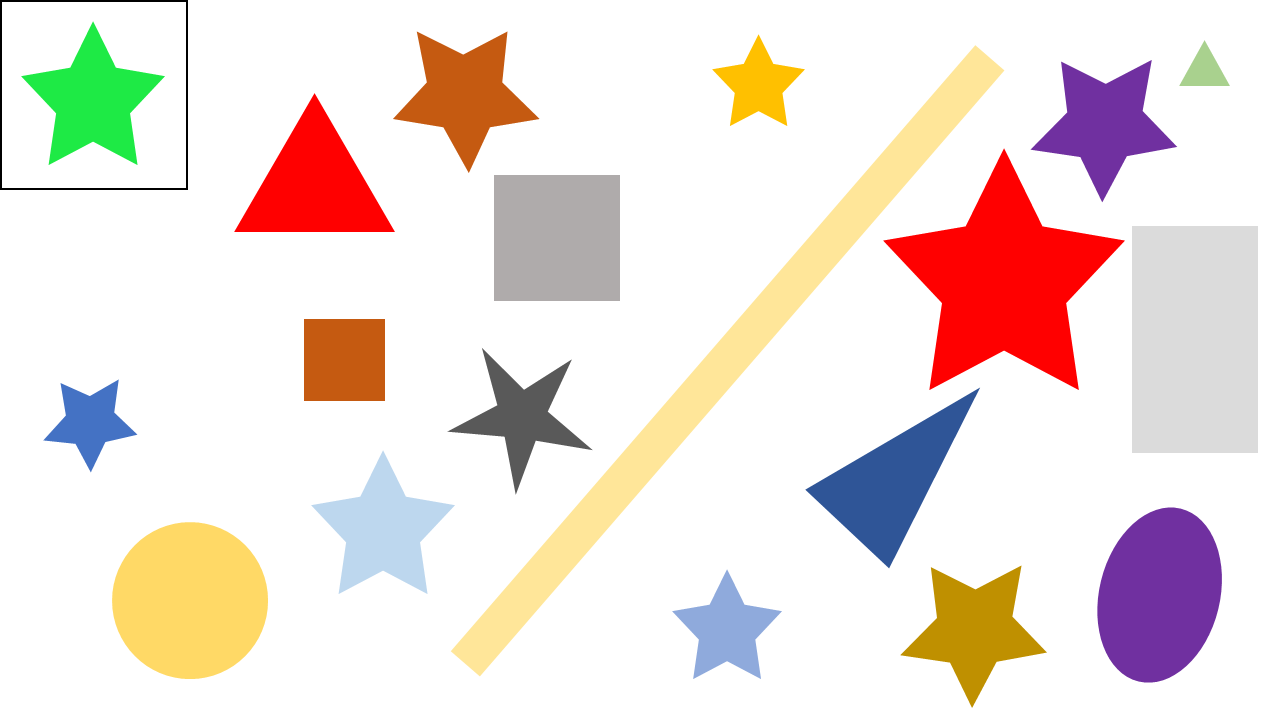
#> input picture Lab8/task.png, 1280 x 720 px, found by its file name
$ python task81.py
#> lines starting #> are read from the running program, lines starting #| are printed output that depends on the picture; after the words box and inside, x2 and y2 are one past the last pixel; in counts of white or black regions, pixels touching at a corner belong together
import cv2
from numpy import copy

img = cv2.imread('Lab8\\task.png')
#> img is the input picture: shape (720, 1280, 3); mean B, G, R 220, 225.3, 238.4
gray = cv2.cvtColor(img, cv2.COLOR_BGR2GRAY)
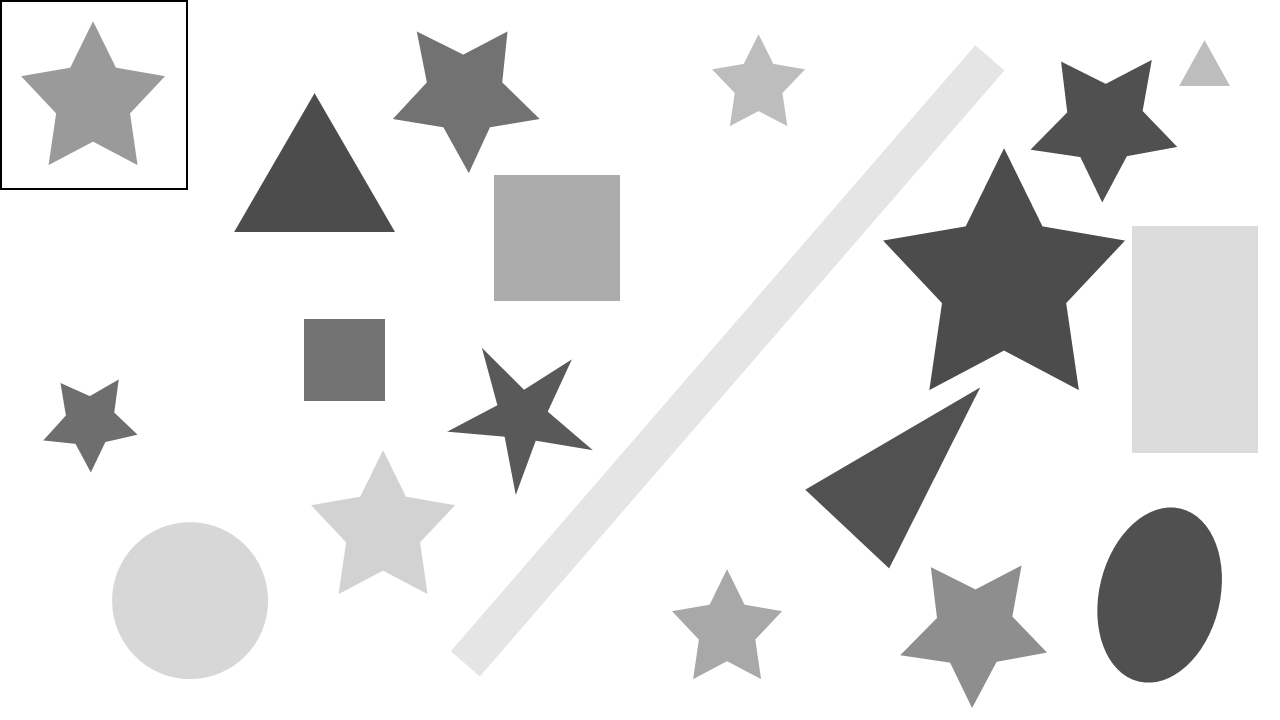
#> gray: shape (720, 1280); min 0, max 255, mean 228.6
gran = copy(gray)
for i in range(0, gray.shape[0]):
    for y in range(0, gray.shape[1]):
        if gray[i,y] < 255:
            gran[i,y] = 0
            gray[i,y] = 200
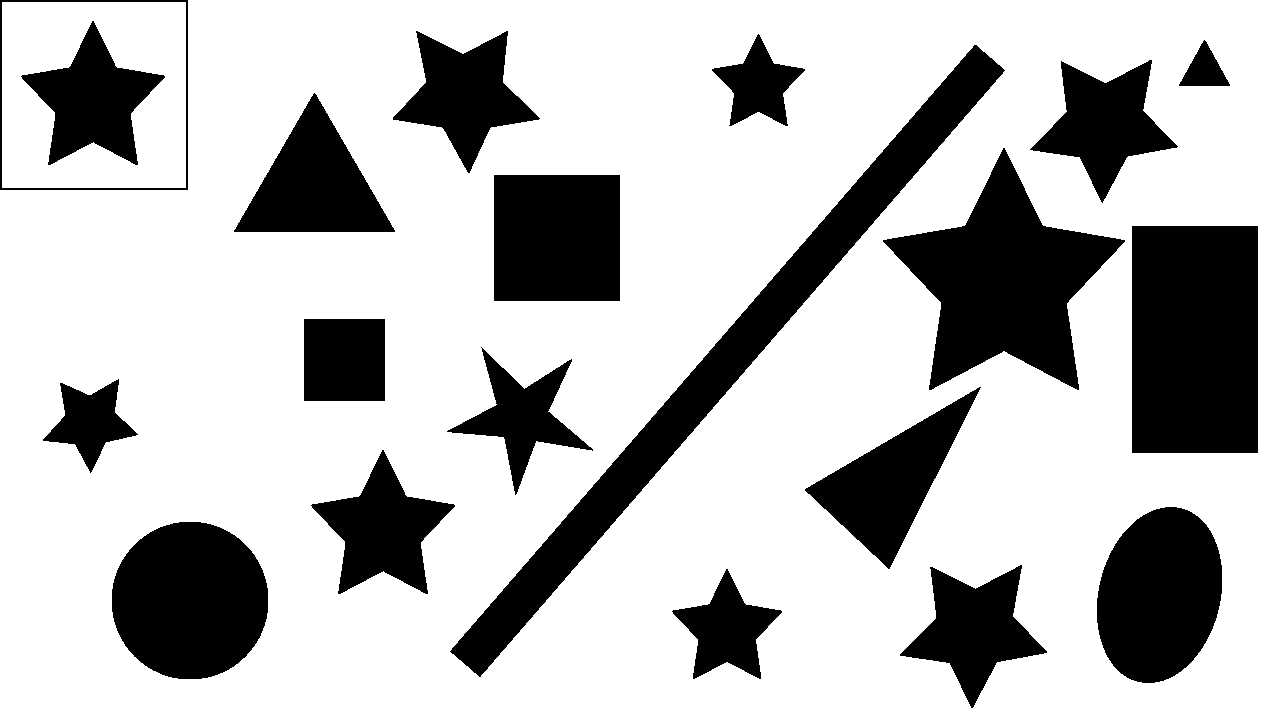
#> gran: shape (720, 1280); 74.2% white; 20 black regions, largest, box (x1, y1, x2, y2) and area: (450, 45, 1005, 677) 31848, (1132, 226, 1258, 453) 28602, (883, 148, 1125, 390) 26119

gray=cv2.cvtColor(gray, cv2.COLOR_GRAY2BGR)
#> gray: shape (720, 1280, 3); values 200 (black) and 255 (white), 74.2% white; 20 black regions
cntrs,h = cv2.findContours(gran, cv2.RETR_CCOMP, cv2.CHAIN_APPROX_SIMPLE)
#> cntrs = 22 contours, 1 with area under 20; largest, box (x1, y1, x2, y2) and area: (0, 0, 1280, 720) 883882, (2, 2, 186, 188) 33855, (449, 44, 1006, 678) 32485, (1131, 225, 1259, 454) 28954, (882, 147, 1126, 391) 26503; h = 22 rows, first 6: [2, -1, 1, -1], [-1, -1, -1, 0], [-1, 0, 3, -1], [4, -1, -1, 2], [5, 3, -1, 2], [6, 4, -1, 2]
main=h[0][0][2]
#> main = 1
draft=cv2.moments(cntrs[main])
#> draft = moments, m00 9590, centre m10/m00, m01/m00 = (92.57, 100.2)

for i in cntrs:
    moment = cv2.moments(i)
    moment_hu=cv2.HuMoments(moment)
    if (draft['m00']>=0.99*moment['m00'] and draft['m00']<=1.01*moment['m00']) and not\
        (draft['nu20']>=0.99*moment['nu20'] and draft['nu20']<=1.01*moment['nu20']):
        cv2.drawContours(gray, [i], -1, (125, 0, 255), thickness=2)
#> this loop made 22 passes
#> (i, moment_hu) on passes 1, 12: ([[2, 2], [2, 187], [185, 187], [185, 2]], [0.167, 3.28e-06, 0, 0, 0, 0, 0]), ([[480, 347], [481, 346], [482, 347], [481, 348]], [0.167, 0, 2.75e-17, 4.08e-17, -5.2e-34, 0, -1.26e-33])
#> moment_hu on pass 19: [1.66, 2.73, 4.59e-07, 4.43e-07, 2e-13, 7.3e-07, -2.36e-16]
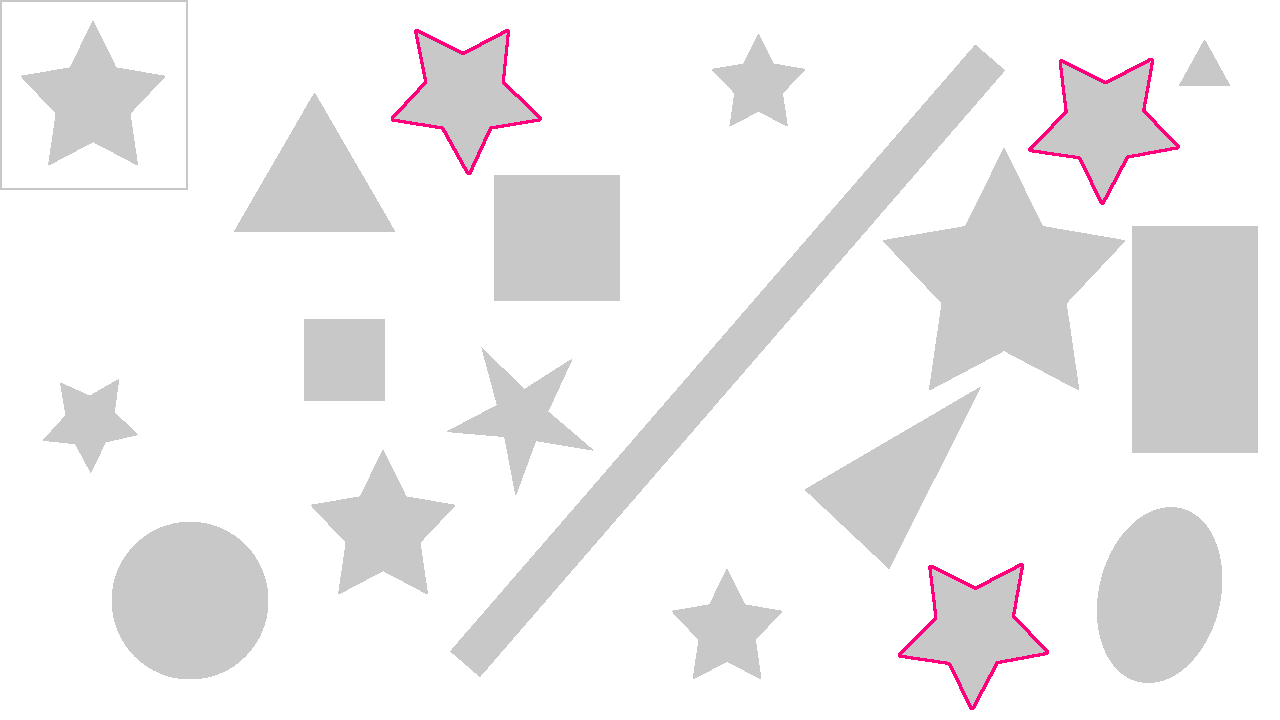
#> gray: shape (720, 1280, 3); mean B, G, R 240.2, 239.4, 240.9

cv2.imshow('Result', gray)
if cv2.waitKey() == ord('s'):
#> (key Esc is pressed here)
    cv2.imwrite('Lab8\\result.jpg', gray)
